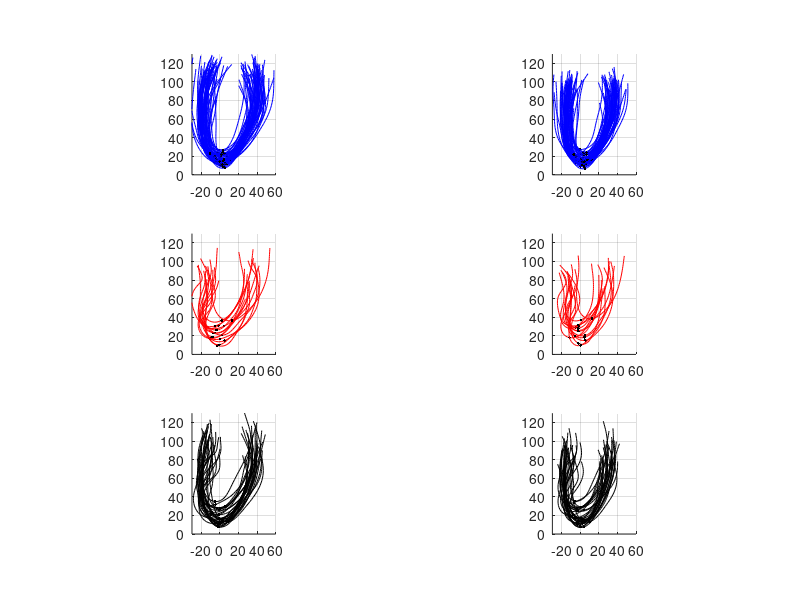
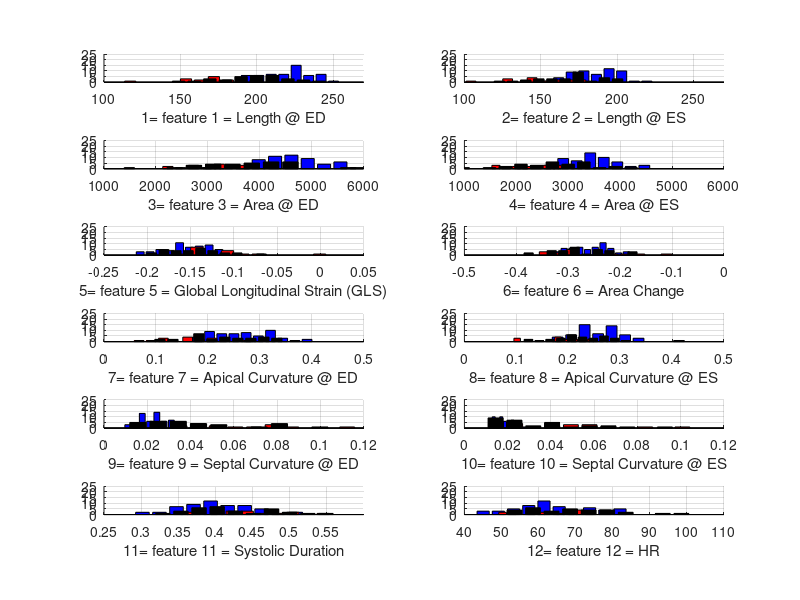

Reproduce these figures in MATLAB, in order.
clear all;
close all;
clc;

%% Plot data
load('data.mat');
unknownIDX = find(isnan(labels));

K = size(labels,1);
numCP = size(shapeED,3);

colorT = {[0,0,1],[1,0,0],[0,0,0]};
numGroups = length(colorT); %%% group 1 / group 2 / unknown

apex = 31; %numCP/2 + 0.5;

figure('units','normalized','position',[0 0 0.5 1]);
for spi=1:2 %%% ED / ES
    for sbi=1:numGroups
        if( sbi == 3 )
            idx = find(isnan(labels));
        else
            idx = find(labels==sbi);
        end        
        if(~isempty(idx))
            subplot(numGroups,2,(sbi-1)*2+spi); hold on;
            for ki=1:length(idx)
                k = idx(ki);
                if(spi==1)
                    tmp = squeeze( shapeED(k,:,:) );
                else
                    tmp = squeeze( shapeES(k,:,:) );
                end
                plot(tmp(1,:),tmp(2,:),'Color',colorT{sbi});
                plot(tmp(1,apex),tmp(2,apex),'k.');
            end
            axis equal; grid on;
            axis([-30,60,0,130]);
        end
    end
end

%% Compute data attributes

features = zeros(K,12);

shapeArea = zeros(K,2);
apexCurvature = zeros(K,2);
septalCurvature = zeros(K,2);
localLength = zeros(K,numCP-1,2);
for spi=1:2 %%% ED / ES
    for k=1:K
        if(spi==1)
            tmp = squeeze( shapeED(k,:,:) );
        else
            tmp = squeeze( shapeES(k,:,:) );
        end
        
        %%% length
        tmpD = tmp(:,2:numCP) - tmp(:,1:(numCP-1));
        tmpD = ( sum(tmpD.^2,1) ).^(1/2);
        localLength(k,:,spi) = tmpD;
        
        %%% features 1 & 2
        tmpD = sum(tmpD(:));
        features(k,spi) = tmpD;

        %%% features 3 & 4
        tmpA = polyarea(tmp(1,:),tmp(2,:));
        features(k,spi+2) = tmpA;
        
        c = zeros(numCP,1);
        %%% first derivative = tangent vector T
        tmpD = tmp(:,2:numCP) - tmp(:,1:(numCP-1));
        %%% normalize it
        tmpNorm = (sum(tmpD.^2,1)).^(1/2);
        tmpD = tmpD ./ repmat(tmpNorm,[2,1]);
        %%% second derivative = dT/ds
        tmpD2 = tmpD(:,2:(numCP-1)) - tmpD(:,1:(numCP-2));
        tmpNorm2 = (sum(tmpD2.^2,1)).^(1/2);
        c(2:(numCP-1)) = tmpNorm2;
        
        %%% features 7 & 8
        features(k,spi+6) = c(apex);
        %%% features 9 & 10
        features(k,spi+8) = mean(c(1:(apex-10)));   
        
    end
end
%%% feature 5
tmpS = squeeze( ( localLength(:,:,2) - localLength(:,:,1) ) ./ localLength(:,:,1) );
features(:,5) = mean( tmpS , 2 );
%%% feature 6
features(:,6) = (features(:,4) - features(:,3) ) ./ features(:,3);
%%% features 11 & 12
features(:,11) = sysDuration;
features(:,12) = HR;

%% Plot extracted features

legendT{1} = 'feature 1 = Length @ ED';
legendT{2} = 'feature 2 = Length @ ES';
legendT{3} = 'feature 3 = Area @ ED';
legendT{4} = 'feature 4 = Area @ ES';
legendT{5} = 'feature 5 = Global Longitudinal Strain (GLS)';
legendT{6} = 'feature 6 = Area Change';
legendT{7} = 'feature 7 = Apical Curvature @ ED';
legendT{8} = 'feature 8 = Apical Curvature @ ES';
legendT{9} = 'feature 9 = Septal Curvature @ ED';
legendT{10} = 'feature 10 = Septal Curvature @ ES';
legendT{11} = 'feature 11 = Systolic Duration';
legendT{12} = 'feature 12 = HR';

figure('units','normalized','position',[0.5 0 0.5 1]);
for fi=1:length(legendT)
    subplot(6,2,fi); hold on;
    for sbi=1:numGroups
        if( sbi == 3 )
            idx = find(isnan(labels));
        else
            idx = find(labels==sbi);
        end        
        tmp = features(:,fi);
        [nb,xb] = hist(tmp(idx),10);
        bh = bar(xb,nb);
        set(bh,'facecolor',colorT{sbi});
        xlabel([num2str(fi),'= ',legendT{fi}]);
        grid on;
        axisTop = 25;
        switch fi
            case 1
                axis([100,270,0,axisTop]);
            case 2
                axis([100,270,0,axisTop]);
            case 3
                axis([1000,6000,0,axisTop]);
            case 4
                axis([1000,6000,0,axisTop]);
            case 5
                axis([-0.25,0.05,0,axisTop]);
            case 6
                axis([-0.5,0,0,axisTop]);
            case 7
                axis([0,0.5,0,axisTop]);
            case 8
                axis([0,0.5,0,axisTop]);
            case 9
                axis([0,0.12,0,axisTop]);
            case 10
                axis([0,0.12,0,axisTop]);
            case 11
                axis([0.25,0.6,0,axisTop]);
            case 12
                axis([40,110,0,axisTop]);
        end        
    end
end
drawnow;

% %% Launch learning
% 
% featuresUsed = [1:12];
% y = NaN(K,1)-1;
% y(labels > 1) = 1;
% y(labels == 1) = 0;
% X = features(:,featuresUsed);
% %%% normalizing data
% X = ( X - repmat(mean(X,1),[K,1]) ) ./ repmat(std(X,0,1),[K,1]);
% 
% %%% Testing set = ???
% 
% %%% Training / validation set = ???
% 
% model = svmTrain(TODO,TODO,C,@(x1,x2)gaussianKernel(x1,x2,sigma)); 
% yPRED = svmPredict(model,...);
% 
% if( length(featuresUsed)==2 )
%     figure('units','normalized','position',[0 0.25 1 0.5]); hold on;
%     plot(TODO,TODO,'r.','MarkerSize',10);
%     plot(TODO,TODO,'b.','MarkerSize',10);
%     axis square; grid on;
%     axis manual;
%     drawnow;
%     visualizeBoundary(TODO,TODO,model);
% end
